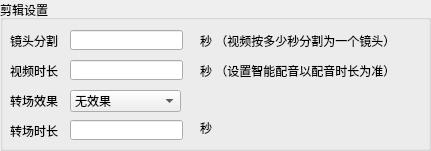
    <widget class="QGroupBox" name="groupBox_24">
     <property name="geometry">
      <rect>
       <x>0</x>
       <y>10</y>
       <width>431</width>
       <height>151</height>
      </rect>
     </property>
     <property name="title">
      <string>剪辑设置</string>
     </property>
     <widget class="QLabel" name="label_148">
      <property name="geometry">
       <rect>
        <x>10</x>
        <y>30</y>
        <width>54</width>
        <height>21</height>
       </rect>
      </property>
      <property name="text">
       <string>镜头分割</string>
      </property>
     </widget>
     <widget class="QLabel" name="label_149">
      <property name="geometry">
       <rect>
        <x>10</x>
        <y>60</y>
        <width>54</width>
        <height>21</height>
       </rect>
      </property>
      <property name="text">
       <string>视频时长</string>
      </property>
     </widget>
     <widget class="QLabel" name="label_150">
      <property name="geometry">
       <rect>
        <x>10</x>
        <y>90</y>
        <width>54</width>
        <height>21</height>
       </rect>
      </property>
      <property name="text">
       <string>转场效果</string>
      </property>
     </widget>
     <widget class="QLabel" name="label_151">
      <property name="geometry">
       <rect>
        <x>10</x>
        <y>120</y>
        <width>54</width>
        <height>21</height>
       </rect>
      </property>
      <property name="text">
       <string>转场时长</string>
      </property>
     </widget>
     <widget class="QLineEdit" name="lineEdit_70">
      <property name="geometry">
       <rect>
        <x>70</x>
        <y>30</y>
        <width>113</width>
        <height>20</height>
       </rect>
      </property>
     </widget>
     <widget class="QLineEdit" name="lineEdit_71">
      <property name="geometry">
       <rect>
        <x>70</x>
        <y>60</y>
        <width>113</width>
        <height>20</height>
       </rect>
      </property>
     </widget>
     <widget class="QComboBox" name="comboBox_11">
      <property name="geometry">
       <rect>
        <x>70</x>
        <y>90</y>
        <width>111</width>
        <height>22</height>
       </rect>
      </property>
      <item>
       <property name="text">
        <string>无效果</string>
       </property>
      </item>
      <item>
       <property name="text">
        <string>随机效果</string>
       </property>
      </item>
      <item>
       <property name="text">
        <string>渐隐渐显</string>
       </property>
      </item>
      <item>
       <property name="text">
        <string>向上开关</string>
       </property>
      </item>
      <item>
       <property name="text">
        <string>横向中心开关</string>
       </property>
      </item>
      <item>
       <property name="text">
        <string>垂直中心开关</string>
       </property>
      </item>
      <item>
       <property name="text">
        <string>向右过渡</string>
       </property>
      </item>
      <item>
       <property name="text">
        <string>向下过渡</string>
       </property>
      </item>
      <item>
       <property name="text">
        <string>向中心过渡</string>
       </property>
      </item>
     </widget>
     <widget class="QLineEdit" name="lineEdit_72">
      <property name="geometry">
       <rect>
        <x>70</x>
        <y>120</y>
        <width>113</width>
        <height>20</height>
       </rect>
      </property>
     </widget>
     <widget class="QLabel" name="label_152">
      <property name="geometry">
       <rect>
        <x>200</x>
        <y>30</y>
        <width>191</width>
        <height>21</height>
       </rect>
      </property>
      <property name="text">
       <string>秒 （视频按多少秒分割为一个镜头）</string>
      </property>
     </widget>
     <widget class="QLabel" name="label_153">
      <property name="geometry">
       <rect>
        <x>200</x>
        <y>60</y>
        <width>211</width>
        <height>21</height>
       </rect>
      </property>
      <property name="text">
       <string>秒 （设置智能配音以配音时长为准）</string>
      </property>
     </widget>
     <widget class="QLabel" name="label_154">
      <property name="geometry">
       <rect>
        <x>200</x>
        <y>120</y>
        <width>54</width>
        <height>16</height>
       </rect>
      </property>
      <property name="text">
       <string>秒</string>
      </property>
     </widget>
    </widget>
